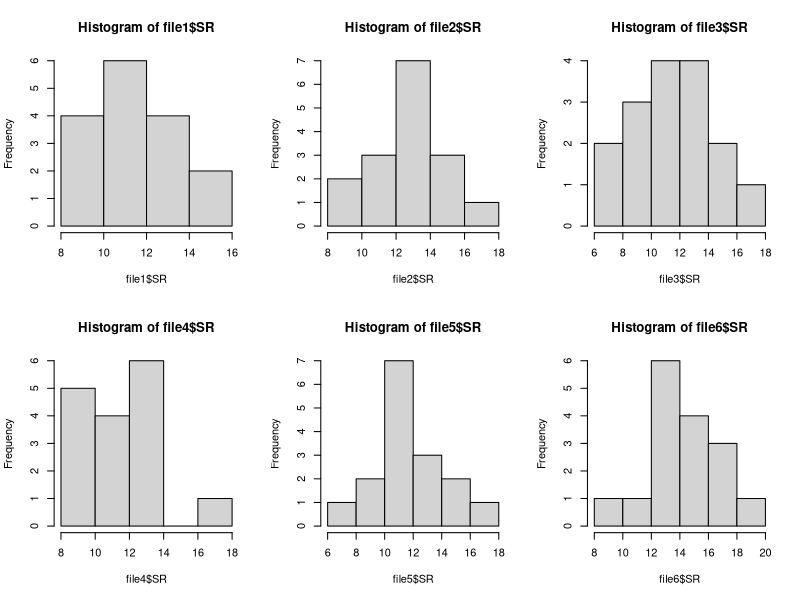
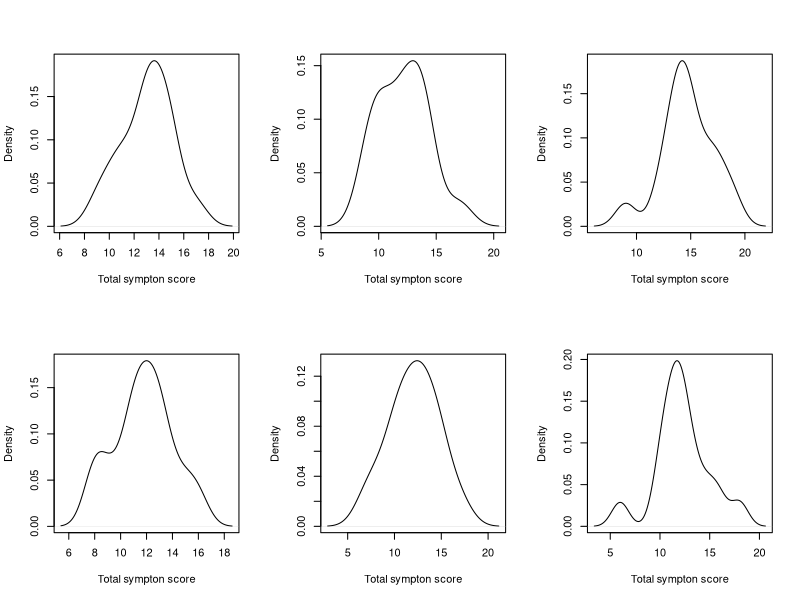

Reproduce these figures in R, in order.

library(psych)

setwd("/home/joey/github/R/Coursera Statistics Princeton//")
file <- read.table("Stats1.13.HW.02.txt", header=T)
names(file)
dim(file) # number of rows

mean(file$SR)
var(file$SR)


subfile1 <- subset(file, file$time=="pre")
mean(subfile1$SR)

subfile2 <- subset(file, file$time=="post")
sd(subfile2$SR)
median(subfile2$SR)

subfile1
subfile2

# Either you do the subsetting or just 
# describeBy(subfile2, subfile2$condition)

# I did the subsetting

# POST
test1 <- subset(subfile2, subfile2$condition=="WM")
mean(test1$SR)

test2 <- subset(subfile2, subfile2$condition=="PE")
mean(test2$SR)

test3 <- subset(subfile2, subfile2$condition=="DS")
mean(test3$SR)

# PRE

test4 <- subset(subfile1, subfile1$condition=="WM")
mean(test4$SR)

test5 <- subset(subfile1, subfile1$condition=="PE")
mean(test5$SR)

test6 <- subset(subfile1, subfile1$condition=="DS")
mean(test6$SR)

par(mfrow= c(2,3))
file1 = subset(subfile1, subfile1$condition=="WM") 
file2 = subset(subfile2, subfile2$condition=="WM") 
file3 = subset(subfile1, subfile1$condition=="PE") 
file4 = subset(subfile2, subfile2$condition=="PE") 
file5 = subset(subfile1, subfile1$condition=="DS") 
file6 = subset(subfile2, subfile2$condition=="DS") 
# http://stackoverflow.com/a/10759521/1607152
hist(file1$SR) 
hist(file2$SR) 
hist(file3$SR)
hist(file4$SR) 
hist(file5$SR) 
hist(file6$SR)

# Beware: if you compare density then the more "normal distributed" is Pre PM
# But this is wrong. The right one is Post WM
par(mfrow = c(2,3))
plot(density(test1[, 4]), xlab = "Total sympton score", main = "")
plot(density(test2[, 4]), xlab = "Total sympton score", main = "")
plot(density(test3[, 4]), xlab = "Total sympton score", main = "")
plot(density(test4[, 4]), xlab = "Total sympton score", main = "")
plot(density(test5[, 4]), xlab = "Total sympton score", main = "")
plot(density(test6[, 4]), xlab = "Total sympton score", main = "")

subfile1.wm = subset(subfile1, subfile1$condition=="WM")
subfile2.wm = subset(subfile2, subfile2$condition=="WM")
subfile1.pe = subset(subfile1, subfile1$condition=="PE")
subfile2.pe = subset(subfile2, subfile2$condition=="PE")
subfile1.ds = subset(subfile1, subfile1$condition=="DS") 
subfile2.ds = subset(subfile2, subfile2$condition=="DS") 
mean(subfile2.wm$SR)-mean(subfile1.wm$SR) 
mean(subfile2.pe$SR)-mean(subfile1.pe$SR)
mean(subfile2.ds$SR)-mean(subfile1.ds$SR)

